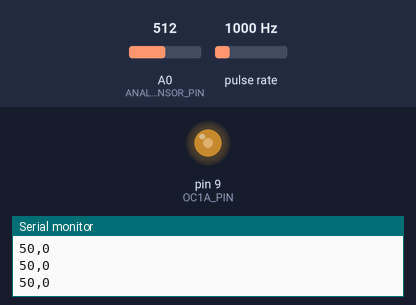
This sketch was run on a simulated Arduino Uno, built with avr-gcc and run on an emulated ATmega328P. On the bench: output pins drawn as LEDs (lit = HIGH), the last lines printed to the serial monitor. Wiring (inferred from the names in the program): pulse sensor: data pin 2. The inputs (shaded band) are chosen by the test bench; at power-on: A0 (ANALOG_SENSOR_PIN) = 512, pulse rate 1000 Hz.

Above: at 1.2 s.
1.3 s: A0 (ANALOG_SENSOR_PIN) set to 716
At 1.8 s:
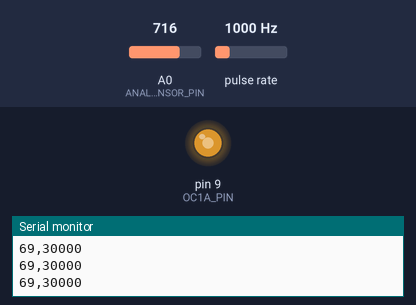
2.8 s: A0 (ANALOG_SENSOR_PIN) set to 900
At 3.2 s:
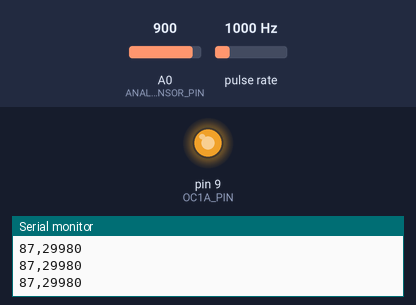
4.3 s: A0 (ANALOG_SENSOR_PIN) set to 122
At 5.5 s:
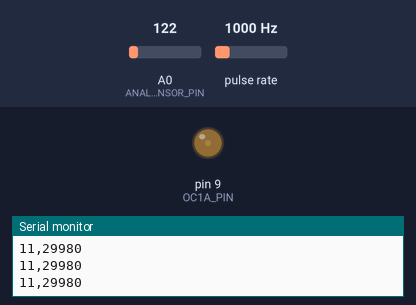
5.8 s: A0 (ANALOG_SENSOR_PIN) set to 7
At 6.5 s:
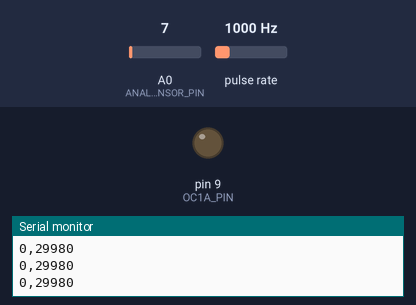
Timing chart, 0 to 8.3 s (numbered marks = the images above; inputs shaded):
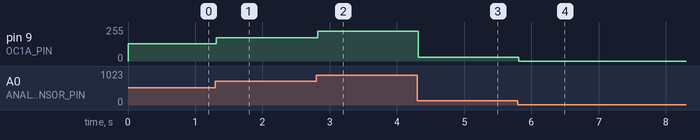

Measured:
- after the input at 1.3 s, pin 9 (OC1A_PIN): 128/255 → 175/255 at once
- after the input at 2.8 s, pin 9 (OC1A_PIN): 175/255 → 222/255 at once
- after the input at 4.3 s, pin 9 (OC1A_PIN): 222/255 → 28/255 at once
- after the input at 5.8 s, pin 9 (OC1A_PIN): 28/255 → 0/255 at once

The sketch:

virgil_fan_control.ino
```cpp
#include "Arduino.h"
#include "lcd_st7567s.h"
#include "PID_v1.h"

// Constantes para pinos
const byte OC1A_PIN = 9;
const byte OC1B_PIN = 10;
const byte TACH_INTERRUPT_PIN = 2;
const byte ANALOG_SENSOR_PIN = A0;

// Constantes para PWM
const word PWM_FREQ_HZ = 25000;
const word TCNT1_TOP = 16000000 / (2 * PWM_FREQ_HZ);

// Variáveis para o Tach
volatile int count = 0;
unsigned long int lastInterruptTime = 0;
//unsigned long int start_time;

int rpm;
int sensorValue;


// PID

double Setpoint, Input, Output;

double Kp=2, Ki=5, Kd=1;
PID myPID(&Input, &Output, &Setpoint, Kp, Ki, Kd, DIRECT);

void setup() {
  pinMode(OC1A_PIN, OUTPUT);
  pinMode(OC1B_PIN, INPUT);

  configureTimer1();

  Serial.begin(9600);

  attachInterrupt(digitalPinToInterrupt(TACH_INTERRUPT_PIN), counter, RISING);

  //turn the PID on
  myPID.SetMode(AUTOMATIC);
}

void configureTimer1() {
  // Configurar Timer1
  TCCR1A = (1 << COM1A1) | (1 << WGM11);
  TCCR1B = (1 << WGM13) | (1 << CS10);
  ICR1 = TCNT1_TOP;
}

void updateTachValue() {
  //start_time = millis();
  //count = 0;
  //while (millis() - start_time < 100) {}

  //rpm = count * 60 / 2;

  Serial.println(rpm);
}

int readAnalogSensor() {
  return map(analogRead(ANALOG_SENSOR_PIN), 0, 1023, 0, 100);
}

void serialReadingProccess() {
  if (Serial.available() > 0) {
    // Read the incoming byte
    char incomingByte = Serial.read();

    // Print the received byte
    Serial.print("Received: ");
    Serial.println(incomingByte);
  }
}

void loop() {
  sensorValue = readAnalogSensor();
  //Serial.print("analog: ");
  Serial.print(sensorValue);
  Serial.print(",");
  Serial.println(rpm);

  setPwmDuty(sensorValue);
  //delay(10);

  myPID.Compute();
}

void setPwmDuty(byte duty) {
  OCR1A = (word)(duty * TCNT1_TOP) / 100;
}

void counter() {
  unsigned long int currentTime = millis();
  unsigned long int elapsedTime = currentTime - lastInterruptTime;

  // Serial.print(currentTime);
  // Serial.print(",");
  // Serial.println(elapsedTime);

  if (elapsedTime >= 1500) { // Medir RPM a cada 1 segundo (em milisegundos)
    rpm = count * 40/2;
    //Serial.println(rpm);
    lastInterruptTime = currentTime;
    count = 0; // Zera o contador
    return;
  }

   count++;
  // Não realizar operações demoradas dentro da interrupção
}
```

lcd_st7567s.h
```cpp
/******************************
 * original code from
 * URL: https://github.com/mworkfun/ST7567A_128X32DOT_LCD
 *
 *
 * Modify for LCD ST7567S 128x64
 * screen:
 * x-----------------------> +
 * y                    |
 * |                    |
 * |---------------------
 * |
 * v +
 *
 ******************************/
#ifndef LCD_ST7567S_h
#define LCD_ST7567S_h

#include <Arduino.h>
#include <Wire.h>

#define DRAW_UPPER_RIGHT 0x01
#define DRAW_UPPER_LEFT  0x02
#define DRAW_LOWER_LEFT 0x04
#define DRAW_LOWER_RIGHT  0x08
#define DRAW_ALL (DRAW_UPPER_RIGHT|DRAW_UPPER_LEFT|DRAW_LOWER_RIGHT|DRAW_LOWER_LEFT)

class lcd_st7567s{
  public:
    // LCD is driven by ST7567A IC.
    // Define instructions on page 37 of the ST7567A data sheet.
    enum ST7567A_C {
      displayON  = 0xaf,  //display on.
      displayOFF = 0xae,  //display off.

      startLine  = 0x40,  //Set display start line.
      restart    = 0xe2,  //restart command.
      seg        = 0xa0,  //Set scan direction of SEG, SEG = 1-0-1-0-0-0-0-MX;
                          //MX=1-->reverse direction, MX=0-->normal direction.

      INV_normal = 0xa6,  //normal display.
      AP_normal  = 0xa4,  //normal display.

      BS         = 0xa3,  //select bias setting, bias = 1-0-1-0-0-0-1-BS, BS(0)=1/9,  BS(1)=1/7(at 1/65 duty).
      com        = 0xc8,  //Set output direction of COM, COM = 1-1-0-0-MY-X-X-X;
                          //MY=1-->reverse direction, MY=0-->normal direction.

      powerCon1  = 0x2c,  //Controls the built-in power circuits;
      powerCon2  = 0x2e,  //Define instructions on page 43 of the ST7567A data sheet.
      powerCon3  = 0x2f,

      /********Adjust display brightness********/
      regRatio   = 0x22,  //Controls the regulation ratio of the built-in regulator;
                          //Define instructions on page 43 of the ST7567A data sheet.
      EV1        = 0x81,  //Define instructions on page 44 of the ST7567A data sheet.
      EV2        = 0x30,

      /**********entension command set**********/
      exit_EC    = 0xfe,  //exit extension command set.
      enter_EC   = 0xff,  //enter extension command set.

      DSM_ON     = 0x72,  //display setting mode on.
      DSM_OFF    = 0x70,  //display setting mode off.
      DT         = 0xd6,  //set the display duty, DT=33.
      BA         = 0x90,  //BA=1/9, selects LCD bias ratio for the internal voltage follower to drive the LCD.
                          //This command has priority over the Bias Select (BS).
      FR         = 0x9d,  //specifies the frame rate for duty.

      RMW        = 0xe0,  //Read-modify-Write command on page 42 of ST7567A datasheet.
      END        = 0xee,
    };

    lcd_st7567s();
    void WriteByte_command(int dat);      //Write a command to LCD.
    void WriteCont_command(int str[]);    //Continuously write commands to LCD.
    void Init();                          //This initialization function is called when using LCD.
    void testPixel(int t);                //use to test LCD screen.

    void WriteByte_dat(int dat);          //Write a data to RAM.
    void WriteCont_dat(int str[]);        //Continuously write data to RAM.
    int  ReadByte_dat(int col, int page); //read one byte RAM data to MCU. col=0-127, page=0-3
    void DisplayPixel(int x,int y);       //display one pixel. X=0-31, Y=0-127
    void ClearPixel(int x,int y);         //Does not display a pixel. X=0-31, Y=0-127
    void Clear(bool invcolor);          // false = RAM write '0', all pixels turn off.
    void FontSize(int num);               //reserve
    void Cursor(int x, int y);             //Character display position. x=0-17, y=0-3
    void DisplayPicture();                //display picture.
    void WriteFont(int num);              //Writes the data from the font.c file to RAM.
    void Display(char *str);              //4 lines of 18 characters each.

    // import from U8G2
    // https://github.com/olikraus/u8g2
    void DrawLine(int x1, int y1, int x2, int y2, bool invcolor);
    void draw_circle_section(int x, int y, int x0, int y0, int option, bool invcolor, bool solid);
    void draw_circle(int x0, int y0, int rad, int option, bool invcolor, bool solid);
  private:
    int addr = 0x3f;  //Address of LCD device.
    int cursor[2]={0,0};
};

#endif
```

Source omitted: font.c (data table, 5428 bytes), picture.c (data table, 3658 bytes), lcd_st7567s.cpp (18127 bytes)
